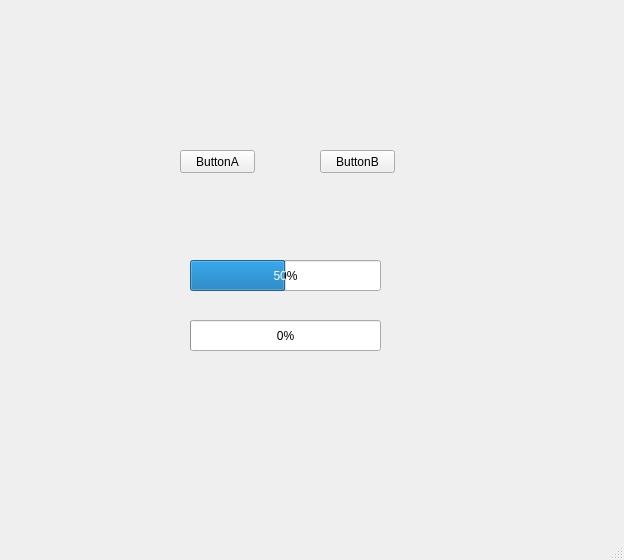
<?xml version="1.0" encoding="UTF-8"?>
<ui version="4.0">
 <class>MainWindow</class>
 <widget class="QMainWindow" name="MainWindow">
  <property name="geometry">
   <rect>
    <x>0</x>
    <y>0</y>
    <width>624</width>
    <height>560</height>
   </rect>
  </property>
  <property name="windowTitle">
   <string>MainWindow</string>
  </property>
  <widget class="QWidget" name="centralwidget">
   <widget class="QPushButton" name="pushButton_A">
    <property name="geometry">
     <rect>
      <x>180</x>
      <y>150</y>
      <width>75</width>
      <height>23</height>
     </rect>
    </property>
    <property name="text">
     <string>ButtonA</string>
    </property>
   </widget>
   <widget class="QProgressBar" name="progressBar_B">
    <property name="geometry">
     <rect>
      <x>190</x>
      <y>320</y>
      <width>191</width>
      <height>31</height>
     </rect>
    </property>
    <property name="value">
     <number>0</number>
    </property>
   </widget>
   <widget class="QPushButton" name="pushButton_B">
    <property name="geometry">
     <rect>
      <x>320</x>
      <y>150</y>
      <width>75</width>
      <height>23</height>
     </rect>
    </property>
    <property name="text">
     <string>ButtonB</string>
    </property>
   </widget>
   <widget class="QProgressBar" name="progressBar_A">
    <property name="geometry">
     <rect>
      <x>190</x>
      <y>260</y>
      <width>191</width>
      <height>31</height>
     </rect>
    </property>
    <property name="value">
     <number>50</number>
    </property>
   </widget>
  </widget>
  <widget class="QMenuBar" name="menubar">
   <property name="geometry">
    <rect>
     <x>0</x>
     <y>0</y>
     <width>624</width>
     <height>21</height>
    </rect>
   </property>
  </widget>
  <widget class="QStatusBar" name="statusbar"/>
 </widget>
 <resources/>
 <connections/>
</ui>
